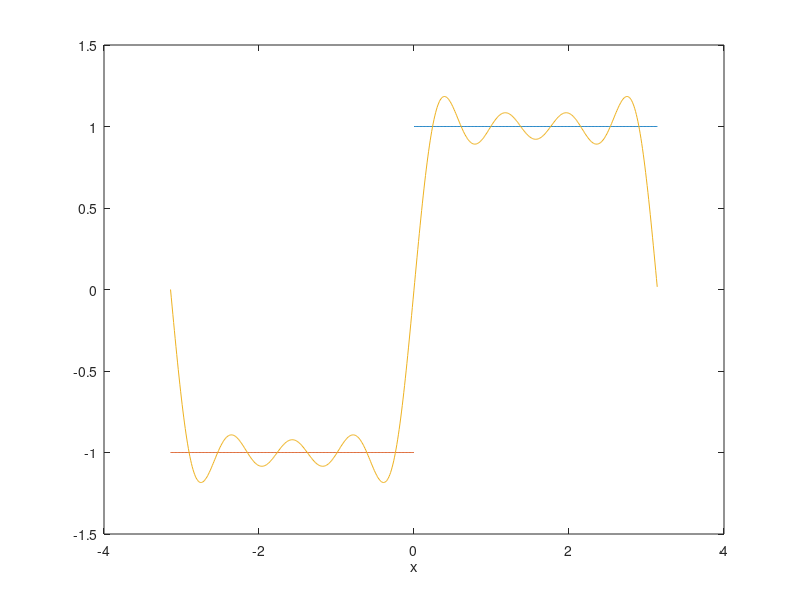

Recreate this plot in MATLAB.
x1 = 0:0.01:pi;
x2= -pi:0.01:0;

% Array the hold values for x
x = -pi:0.01:pi;

f1  = ones(length(x1),1);
f2  = -ones(length(x2),1);

fourier = 4/pi *(sin(x)/1 + sin(3*x)/3 + sin(5*x)/5 + sin(7*x)/7);

plot(x1,f1,x2,f2,x,fourier)
xlabel('x')